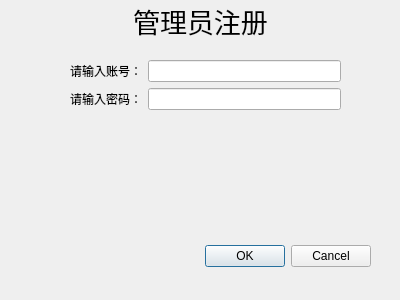
<?xml version="1.0" encoding="UTF-8"?>
<ui version="4.0">
 <class>AdminRegister</class>
 <widget class="QDialog" name="AdminRegister">
  <property name="geometry">
   <rect>
    <x>0</x>
    <y>0</y>
    <width>400</width>
    <height>300</height>
   </rect>
  </property>
  <property name="windowTitle">
   <string>Dialog</string>
  </property>
  <widget class="QDialogButtonBox" name="buttonBox">
   <property name="geometry">
    <rect>
     <x>30</x>
     <y>240</y>
     <width>341</width>
     <height>32</height>
    </rect>
   </property>
   <property name="orientation">
    <enum>Qt::Horizontal</enum>
   </property>
   <property name="standardButtons">
    <set>QDialogButtonBox::Cancel|QDialogButtonBox::Ok</set>
   </property>
  </widget>
  <widget class="QWidget" name="formLayoutWidget">
   <property name="geometry">
    <rect>
     <x>70</x>
     <y>60</y>
     <width>271</width>
     <height>161</height>
    </rect>
   </property>
   <layout class="QFormLayout" name="formLayout">
    <item row="0" column="0">
     <widget class="QLabel" name="label_2">
      <property name="text">
       <string>请输入账号：</string>
      </property>
     </widget>
    </item>
    <item row="0" column="1">
     <widget class="QLineEdit" name="lineEdit">
      <property name="inputMask">
       <string/>
      </property>
      <property name="text">
       <string/>
      </property>
     </widget>
    </item>
    <item row="1" column="0">
     <widget class="QLabel" name="label_3">
      <property name="text">
       <string>请输入密码：</string>
      </property>
     </widget>
    </item>
    <item row="1" column="1">
     <widget class="QLineEdit" name="lineEdit_2">
      <property name="echoMode">
       <enum>QLineEdit::Password</enum>
      </property>
     </widget>
    </item>
   </layout>
  </widget>
  <widget class="QLabel" name="label">
   <property name="geometry">
    <rect>
     <x>0</x>
     <y>0</y>
     <width>401</width>
     <height>41</height>
    </rect>
   </property>
   <property name="font">
    <font>
     <pointsize>20</pointsize>
    </font>
   </property>
   <property name="text">
    <string>管理员注册</string>
   </property>
   <property name="alignment">
    <set>Qt::AlignCenter</set>
   </property>
  </widget>
 </widget>
 <resources/>
 <connections>
  <connection>
   <sender>buttonBox</sender>
   <signal>accepted()</signal>
   <receiver>AdminRegister</receiver>
   <slot>accept()</slot>
   <hints>
    <hint type="sourcelabel">
     <x>248</x>
     <y>254</y>
    </hint>
    <hint type="destinationlabel">
     <x>157</x>
     <y>274</y>
    </hint>
   </hints>
  </connection>
  <connection>
   <sender>buttonBox</sender>
   <signal>rejected()</signal>
   <receiver>AdminRegister</receiver>
   <slot>reject()</slot>
   <hints>
    <hint type="sourcelabel">
     <x>316</x>
     <y>260</y>
    </hint>
    <hint type="destinationlabel">
     <x>286</x>
     <y>274</y>
    </hint>
   </hints>
  </connection>
 </connections>
</ui>
